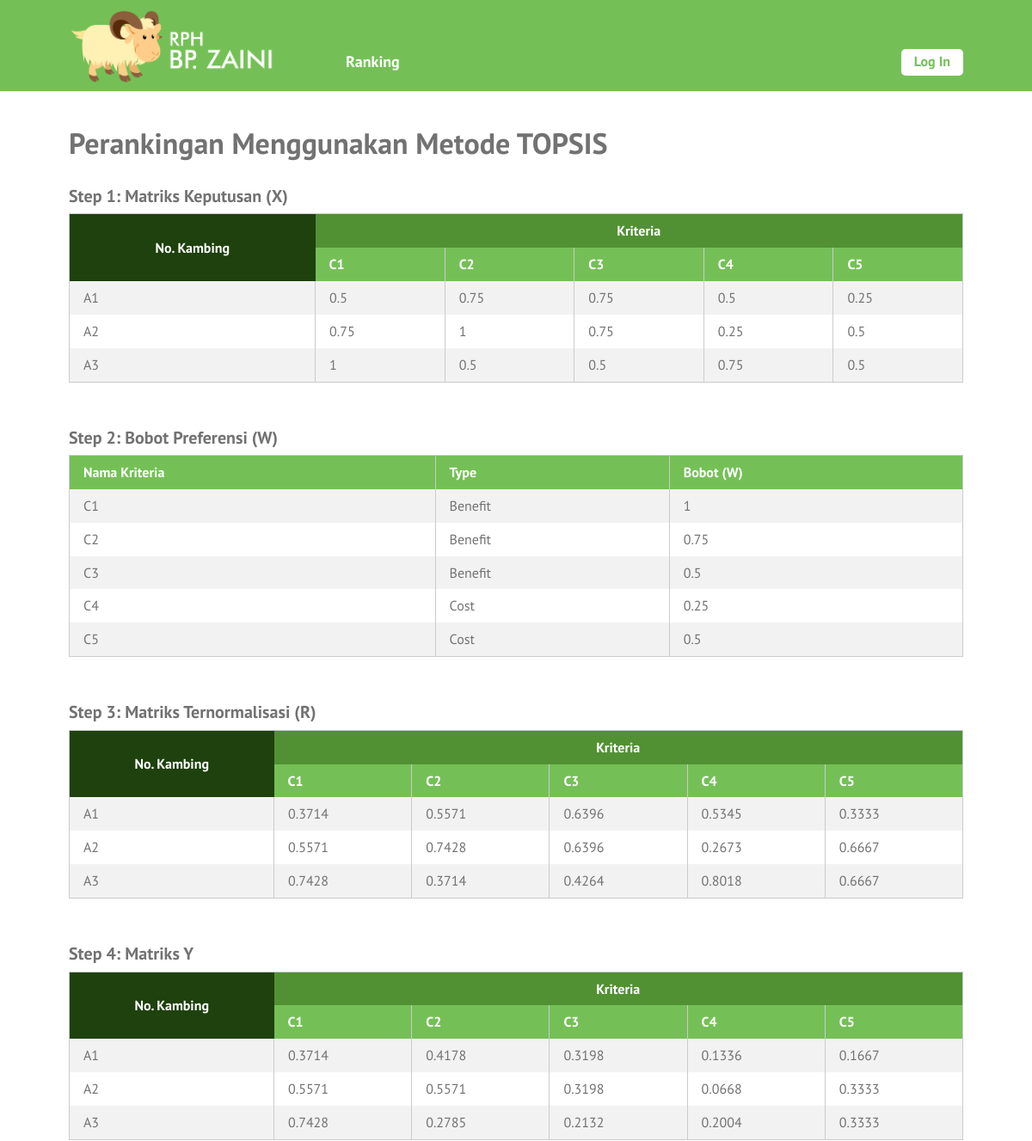
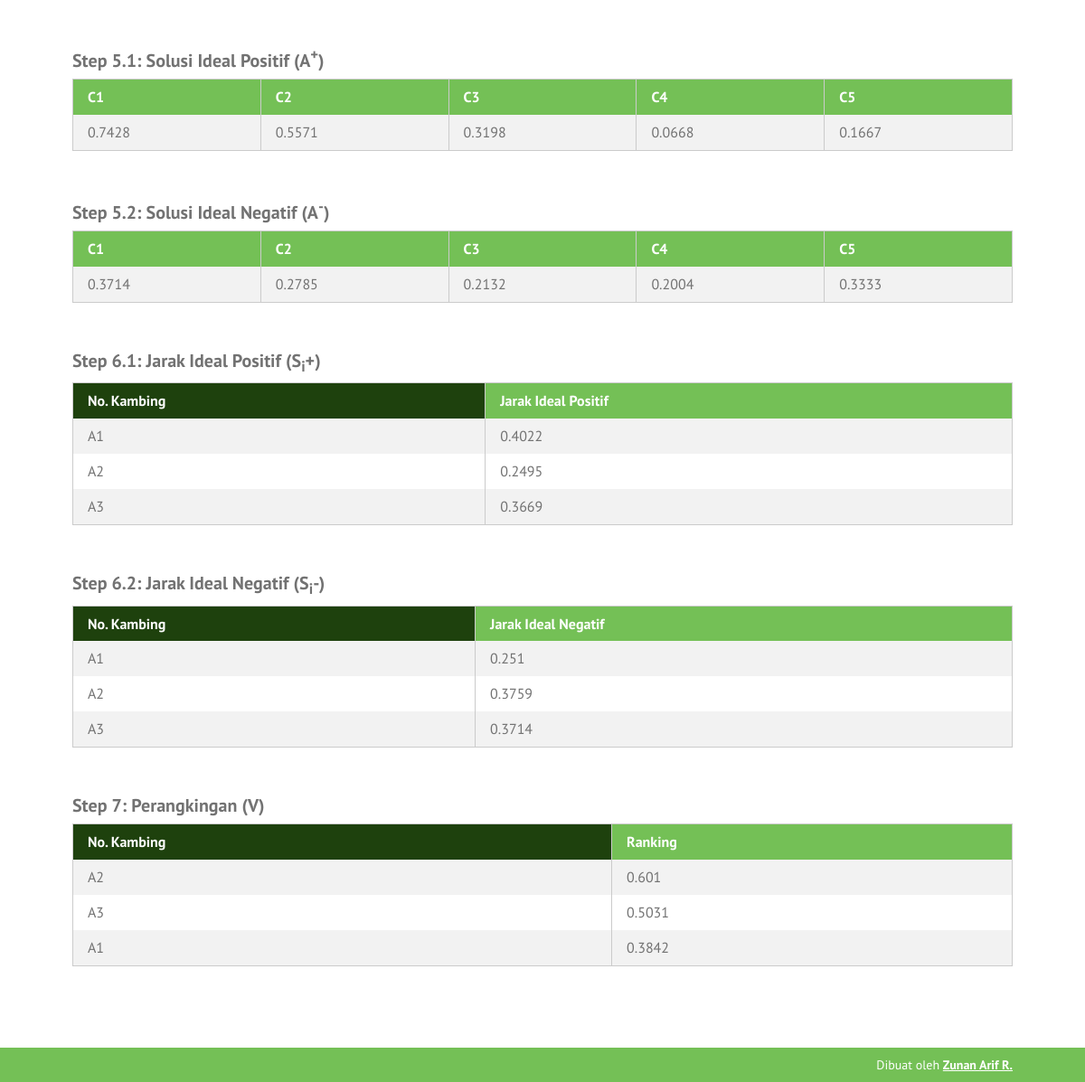
The app's page /ranking-topsis.php with its own data (2 pictures, top to bottom).
### tables this page shows
CREATE TABLE `kriteria` (
  `id_kriteria` int(10) NOT NULL,
  `nama` varchar(30) NOT NULL,
  `type` enum('benefit','cost') NOT NULL,
  `bobot` float NOT NULL,
  `ada_pilihan` tinyint(1) DEFAULT NULL,
  `urutan_order` int(2) NOT NULL
);

CREATE TABLE `kambing` (
  `id_kambing` int(10) NOT NULL,
  `no_kalung` varchar(6) NOT NULL,
  `ciri_khas` text NOT NULL,
  `tanggal_input` date NOT NULL
);

### ranking-topsis.php (the view)
<?php
require_once('includes/init.php');
$judul_page = 'Perankingan Menggunakan Metode TOPSIS';
require_once('template-parts/header.php');
$digit = 4;
$query = $pdo->prepare('SELECT id_kriteria, nama, type, bobot
	FROM kriteria ORDER BY urutan_order ASC');
$query->execute();
$query->setFetchMode(PDO::FETCH_ASSOC);
$kriterias = $query->fetchAll();
$query2 = $pdo->prepare('SELECT id_kambing, no_kalung FROM kambing');
$query2->execute();
$query2->setFetchMode(PDO::FETCH_ASSOC);
$kambings = $query2->fetchAll();
$matriks_x = array();
foreach($kriterias as $kriteria):
	foreach($kambings as $kambing):
		$id_kambing = $kambing['id_kambing'];
		$id_kriteria = $kriteria['id_kriteria'];
		$query3 = $pdo->prepare('SELECT nilai FROM nilai_kambing
			WHERE id_kambing = :id_kambing AND id_kriteria = :id_kriteria');
		$query3->execute(array(
			'id_kambing' => $id_kambing,
			'id_kriteria' => $id_kriteria,
		));
		$query3->setFetchMode(PDO::FETCH_ASSOC);
		if($nilai_kambing = $query3->fetch()) {
			$matriks_x[$id_kriteria][$id_kambing] = $nilai_kambing['nilai'];
		} else {
			$matriks_x[$id_kriteria][$id_kambing] = 0;
		}
	endforeach;
endforeach;
$matriks_r = array();
foreach($matriks_x as $id_kriteria => $nilai_kambings):
	$jumlah_kuadrat = 0;
	foreach($nilai_kambings as $nilai_kambing):
		$jumlah_kuadrat += pow($nilai_kambing, 2);
	endforeach;
	$akar_kuadrat = sqrt($jumlah_kuadrat);
	foreach($nilai_kambings as $id_kambing => $nilai_kambing):
		$matriks_r[$id_kriteria][$id_kambing] = $nilai_kambing / $akar_kuadrat;
	endforeach;
endforeach;
$matriks_y = array();
foreach($kriterias as $kriteria):
	foreach($kambings as $kambing):
		$bobot = $kriteria['bobot'];
		$id_kambing = $kambing['id_kambing'];
		$id_kriteria = $kriteria['id_kriteria'];
		$nilai_r = $matriks_r[$id_kriteria][$id_kambing];
		$matriks_y[$id_kriteria][$id_kambing] = $bobot * $nilai_r;
	endforeach;
endforeach;
$solusi_ideal_positif = array();
$solusi_ideal_negatif = array();
foreach($kriterias as $kriteria):
	$id_kriteria = $kriteria['id_kriteria'];
	$type_kriteria = $kriteria['type'];
	$nilai_max = max($matriks_y[$id_kriteria]);
	$nilai_min = min($matriks_y[$id_kriteria]);
	if($type_kriteria == 'benefit'):
		$s_i_p = $nilai_max;
		$s_i_n = $nilai_min;
	elseif($type_kriteria == 'cost'):
		$s_i_p = $nilai_min;
		$s_i_n = $nilai_max;
	endif;
	$solusi_ideal_positif[$id_kriteria] = $s_i_p;
	$solusi_ideal_negatif[$id_kriteria] = $s_i_n;
endforeach;
$jarak_ideal_positif = array();
$jarak_ideal_negatif = array();
foreach($kambings as $kambing):
	$id_kambing = $kambing['id_kambing'];
	$jumlah_kuadrat_jip = 0;
	$jumlah_kuadrat_jin = 0;
	foreach($matriks_y as $id_kriteria => $nilai_kambings):
		$hsl_pengurangan_jip = $nilai_kambings[$id_kambing] - $solusi_ideal_positif[$id_kriteria];
		$hsl_pengurangan_jin = $nilai_kambings[$id_kambing] - $solusi_ideal_negatif[$id_kriteria];
		$jumlah_kuadrat_jip += pow($hsl_pengurangan_jip, 2);
		$jumlah_kuadrat_jin += pow($hsl_pengurangan_jin, 2);
	endforeach;
	$akar_kuadrat_jip = sqrt($jumlah_kuadrat_jip);
	$akar_kuadrat_jin = sqrt($jumlah_kuadrat_jin);
	$jarak_ideal_positif[$id_kambing] = $akar_kuadrat_jip;
	$jarak_ideal_negatif[$id_kambing] = $akar_kuadrat_jin;
endforeach;
$ranks = array();
foreach($kambings as $kambing):
	$s_negatif = $jarak_ideal_negatif[$kambing['id_kambing']];
	$s_positif = $jarak_ideal_positif[$kambing['id_kambing']];
	$nilai_v = $s_negatif / ($s_positif + $s_negatif);
	$ranks[$kambing['id_kambing']]['id_kambing'] = $kambing['id_kambing'];
	$ranks[$kambing['id_kambing']]['no_kalung'] = $kambing['no_kalung'];
	$ranks[$kambing['id_kambing']]['nilai'] = $nilai_v;
endforeach;
?>
<div class="main-content-row">
<div class="container clearfix">
	<div class="main-content main-content-full the-content">
		<h1><?php echo $judul_page; ?></h1>
		<h3>Step 1: Matriks Keputusan (X)</h3>
		<table class="pure-table pure-table-striped">
			<thead>
				<tr class="super-top">
					<th rowspan="2" class="super-top-left">No. Kambing</th>
					<th colspan="<?php echo count($kriterias); ?>">Kriteria</th>
				</tr>
				<tr>
					<?php foreach($kriterias as $kriteria ): ?>
						<th><?php echo $kriteria['nama']; ?></th>
					<?php endforeach; ?>
				</tr>
			</thead>
			<tbody>
				<?php foreach($kambings as $kambing): ?>
					<tr>
						<td><?php echo $kambing['no_kalung']; ?></td>
						<?php
						foreach($kriterias as $kriteria):
							$id_kambing = $kambing['id_kambing'];
							$id_kriteria = $kriteria['id_kriteria'];
							echo '<td>';
							echo $matriks_x[$id_kriteria][$id_kambing];
							echo '</td>';
						endforeach;
						?>
					</tr>
				<?php endforeach; ?>
			</tbody>
		</table>
		<h3>Step 2: Bobot Preferensi (W)</h3>
		<table class="pure-table pure-table-striped">
			<thead>
				<tr>
					<th>Nama Kriteria</th>
					<th>Type</th>
					<th>Bobot (W)</th>
				</tr>
			</thead>
			<tbody>
				<?php foreach($kriterias as $hasil): ?>
					<tr>
						<td><?php echo $hasil['nama']; ?></td>
						<td>
						<?php
						if($hasil['type'] == 'benefit') {
							echo 'Benefit';
						} elseif($hasil['type'] == 'cost') {
							echo 'Cost';
						}
						?>
						</td>
						<td><?php echo $hasil['bobot']; ?></td>
					</tr>
				<?php endforeach; ?>
			</tbody>
		</table>
		<h3>Step 3: Matriks Ternormalisasi (R)</h3>
		<table class="pure-table pure-table-striped">
			<thead>
				<tr class="super-top">
					<th rowspan="2" class="super-top-left">No. Kambing</th>
					<th colspan="<?php echo count($kriterias); ?>">Kriteria</th>
				</tr>
				<tr>
					<?php foreach($kriterias as $kriteria ): ?>
						<th><?php echo $kriteria['nama']; ?></th>
					<?php endforeach; ?>
				</tr>
			</thead>
			<tbody>
				<?php foreach($kambings as $kambing): ?>
					<tr>
						<td><?php echo $kambing['no_kalung']; ?></td>
						<?php
						foreach($kriterias as $kriteria):
							$id_kambing = $kambing['id_kambing'];
							$id_kriteria = $kriteria['id_kriteria'];
							echo '<td>';
							echo round($matriks_r[$id_kriteria][$id_kambing], $digit);
							echo '</td>';
						endforeach;
						?>
					</tr>
				<?php endforeach; ?>
			</tbody>
		</table>
		<h3>Step 4: Matriks Y</h3>
		<table class="pure-table pure-table-striped">
			<thead>
				<tr class="super-top">
					<th rowspan="2" class="super-top-left">No. Kambing</th>
					<th colspan="<?php echo count($kriterias); ?>">Kriteria</th>
				</tr>
				<tr>
					<?php foreach($kriterias as $kriteria ): ?>
						<th><?php echo $kriteria['nama']; ?></th>
					<?php endforeach; ?>
				</tr>
			</thead>
			<tbody>
				<?php foreach($kambings as $kambing): ?>
					<tr>
						<td><?php echo $kambing['no_kalung']; ?></td>
						<?php
						foreach($kriterias as $kriteria):
							$id_kambing = $kambing['id_kambing'];
							$id_kriteria = $kriteria['id_kriteria'];
							echo '<td>';
							echo round($matriks_y[$id_kriteria][$id_kambing], $digit);
							echo '</td>';
						endforeach;
						?>
					</tr>
				<?php endforeach; ?>
			</tbody>
		</table>
		<h3>Step 5.1: Solusi Ideal Positif (A<sup>+</sup>)</h3>
		<table class="pure-table pure-table-striped">
			<thead>
				<tr>
					<?php foreach($kriterias as $kriteria ): ?>
						<th><?php echo $kriteria['nama']; ?></th>
					<?php endforeach; ?>
				</tr>
			</thead>
			<tbody>
				<tr>
					<?php foreach($kriterias as $kriteria ): ?>
						<td>
							<?php
							$id_kriteria = $kriteria['id_kriteria'];
							echo round($solusi_ideal_positif[$id_kriteria], $digit);
							?>
						</td>
					<?php endforeach; ?>
				</tr>
			</tbody>
		</table>
		<h3>Step 5.2: Solusi Ideal Negatif (A<sup>-</sup>)</h3>
		<table class="pure-table pure-table-striped">
			<thead>
				<tr>
					<?php foreach($kriterias as $kriteria ): ?>
						<th><?php echo $kriteria['nama']; ?></th>
					<?php endforeach; ?>
				</tr>
			</thead>
			<tbody>
				<tr>
					<?php foreach($kriterias as $kriteria ): ?>
						<td>
							<?php
							$id_kriteria = $kriteria['id_kriteria'];
							echo round($solusi_ideal_negatif[$id_kriteria], $digit);
							?>
						</td>
					<?php endforeach; ?>
				</tr>
			</tbody>
		</table>
		<h3>Step 6.1: Jarak Ideal Positif (S<sub>i</sub>+)</h3>
		<table class="pure-table pure-table-striped">
			<thead>
				<tr>
					<th class="super-top-left">No. Kambing</th>
					<th>Jarak Ideal Positif</th>
				</tr>
			</thead>
			<tbody>
				<?php foreach($kambings as $kambing ): ?>
					<tr>
						<td><?php echo $kambing['no_kalung']; ?></td>
						<td>
							<?php
							$id_kambing = $kambing['id_kambing'];
							echo round($jarak_ideal_positif[$id_kambing], $digit);
							?>
						</td>
					</tr>
				<?php endforeach; ?>
			</tbody>
		</table>
		<h3>Step 6.2: Jarak Ideal Negatif (S<sub>i</sub>-)</h3>
		<table class="pure-table pure-table-striped">
			<thead>
				<tr>
					<th class="super-top-left">No. Kambing</th>
					<th>Jarak Ideal Negatif</th>
				</tr>
			</thead>
			<tbody>
				<?php foreach($kambings as $kambing ): ?>
					<tr>
						<td><?php echo $kambing['no_kalung']; ?></td>
						<td>
							<?php
							$id_kambing = $kambing['id_kambing'];
							echo round($jarak_ideal_negatif[$id_kambing], $digit);
							?>
						</td>
					</tr>
				<?php endforeach; ?>
			</tbody>
		</table>
		<?php
		$sorted_ranks = $ranks;
		if(function_exists('array_multisort')):
			foreach ($sorted_ranks as $key => $row) {
				$no_kalung[$key]  = $row['no_kalung'];
				$nilai[$key] = $row['nilai'];
			}
			array_multisort($nilai, SORT_DESC, $no_kalung, SORT_ASC, $sorted_ranks);
		endif;
		?>
		<h3>Step 7: Perangkingan (V)</h3>
		<table class="pure-table pure-table-striped">
			<thead>
				<tr>
					<th class="super-top-left">No. Kambing</th>
					<th>Ranking</th>
				</tr>
			</thead>
			<tbody>
				<?php foreach($sorted_ranks as $kambing ): ?>
					<tr>
						<td><?php echo $kambing['no_kalung']; ?></td>
						<td><?php echo round($kambing['nilai'], $digit); ?></td>
					</tr>
				<?php endforeach; ?>
			</tbody>
		</table>
	</div>
</div>
</div>
<?php
require_once('template-parts/footer.php');

### stylesheets/style.css (style rules this page uses)
html,body,div,span,applet,object,iframe,h1,h2,h3,h4,h5,h6,p,blockquote,pre,a,abbr,acronym,address,big,cite,code,del,dfn,em,img,ins,kbd,q,s,samp,small,strike,strong,sub,sup,tt,var,b,u,i,center,dl,dt,dd,ol,ul,li,fieldset,form,label,legend,table,caption,tbody,tfoot,thead,tr,th,td,article,aside,canvas,details,embed,figure,figcaption,footer,header,hgroup,menu,nav,output,ruby,section,summary,time,mark,audio,video { margin:0;padding:0;border:0;font-size:100%;vertical-align:baseline }
body { line-height:1 }
table { border-collapse:collapse;border-spacing:0 }
*,*:before,*:after { -moz-box-sizing:border-box;-webkit-box-sizing:border-box;box-sizing:border-box }
.clearfix:before,.clearfix:after { content:" ";display:table }
.clear,.clearfix:after { clear:both }
.container { max-width:1100px;margin:0 auto;position:relative;padding:0 30px }
body { background:#74c056;font-family:"PT Sans",sans-serif;color:#727272;font-size:14px;line-height:1.3;font-weight:500 }
sup,sub { vertical-align:super;font-size:smaller }
sub { vertical-align:sub }
h1,h2,h3,h4,h5,h6 { font-weight:300 }
.pure-table { border-collapse:collapse;border-spacing:0;empty-cells:show;border:1px solid #cbcbcb;width:100% }
.pure-table td,.pure-table th { border-left:1px solid #cbcbcb;border-width:0 0 0 1px;font-size:inherit;margin:0;overflow:visible;padding:0.5em 1em }
.pure-table tr.super-top th { background:#519133;color:#fff;text-align:center;vertical-align:middle;border:0 }
.pure-table tr.super-top th.super-top-left { background:#1e410d }
.pure-table th.super-top-left { background:#1e410d }
.pure-table td:first-child,.pure-table th:first-child { border-left-width:0 }
.pure-table thead { background-color:#74c056;color:#fff;text-align:left;vertical-align:bottom }
.pure-table thead th { color:#fff }
.pure-table td { background-color:transparent }
.pure-table-striped tr:nth-child(2n-1) td { background-color:#f2f2f2 }
.the-content { font-size:16px;line-height:1.42857 }
.the-content h1,.the-content h2,.the-content h3,.the-content h4,.the-content h5,.the-content h6 { font-weight:700 }
.the-content h1 { font-size:34px;margin:0.8em 0 0.8em;padding:0;line-height:1.2 }
.the-content h3 { font-size:20px;margin:0.8em 0 0.3em }
.the-content blockquote,.the-content table,.the-content p,.the-content ul,.the-content ol,.the-content dd,.the-content pre,.the-content iframe,.the-content .flxmap-container,.the-content hr { margin-bottom:1em }
.the-content table { margin-bottom:50px }
.the-content>h1:first-child,.the-content>h3:first-child,.the-content>h2:first-child { margin-top:0 }
.main-content { float:right;width:77%;padding:40px 0 }
.main-content-full { float:none;width:auto }

### records on screen
kriteria: nama "C1", id_kriteria.id_kambing "0.5", id_kriteria.id_kambing "0.75", id_kriteria.id_kambing "1", type "Benefit", bobot "1", id_kriteria.id_kambing "0.3714", id_kriteria.id_kambing "0.5571", id_kriteria.id_kambing "0.7428", id_kriteria "0.7428", id_kriteria "0.3714"
kriteria: nama "C2", id_kriteria.id_kambing "0.75", id_kriteria.id_kambing "1", id_kriteria.id_kambing "0.5", type "Benefit", bobot "0.75", id_kriteria.id_kambing "0.5571", id_kriteria.id_kambing "0.7428", id_kriteria.id_kambing "0.3714", id_kriteria.id_kambing "0.4178", id_kriteria.id_kambing "0.2785", id_kriteria "0.5571", id_kriteria "0.2785"
kriteria: nama "C3", id_kriteria.id_kambing "0.75", id_kriteria.id_kambing "0.5", type "Benefit", bobot "0.5", id_kriteria.id_kambing "0.6396", id_kriteria.id_kambing "0.4264", id_kriteria.id_kambing "0.3198", id_kriteria.id_kambing "0.2132", id_kriteria "0.3198", id_kriteria "0.2132"
kriteria: nama "C4", id_kriteria.id_kambing "0.5", id_kriteria.id_kambing "0.25", id_kriteria.id_kambing "0.75", type "Cost", bobot "0.25", id_kriteria.id_kambing "0.5345", id_kriteria.id_kambing "0.2673", id_kriteria.id_kambing "0.8018", id_kriteria.id_kambing "0.1336", id_kriteria.id_kambing "0.0668", id_kriteria.id_kambing "0.2004", id_kriteria "0.0668", id_kriteria "0.2004"
kriteria: nama "C5", id_kriteria.id_kambing "0.25", id_kriteria.id_kambing "0.5", type "Cost", bobot "0.5", id_kriteria.id_kambing "0.3333", id_kriteria.id_kambing "0.6667", id_kriteria.id_kambing "0.1667", id_kriteria "0.1667", id_kriteria "0.3333"
kambing: no_kalung "A1", id_kambing "0.4022", id_kambing "0.251"
kambing: no_kalung "A2", id_kambing "0.2495", id_kambing "0.3759"
kambing: no_kalung "A3", id_kambing "0.3669", id_kambing "0.3714"

### other values on screen
$judul_page "Perankingan Menggunakan Metode TOPSIS"
$kambing['no_kalung'] "A2"
$kambing['nilai'] "0.601"
$kambing['no_kalung'] "A3"
$kambing['nilai'] "0.5031"
$kambing['no_kalung'] "A1"
$kambing['nilai'] "0.3842"
